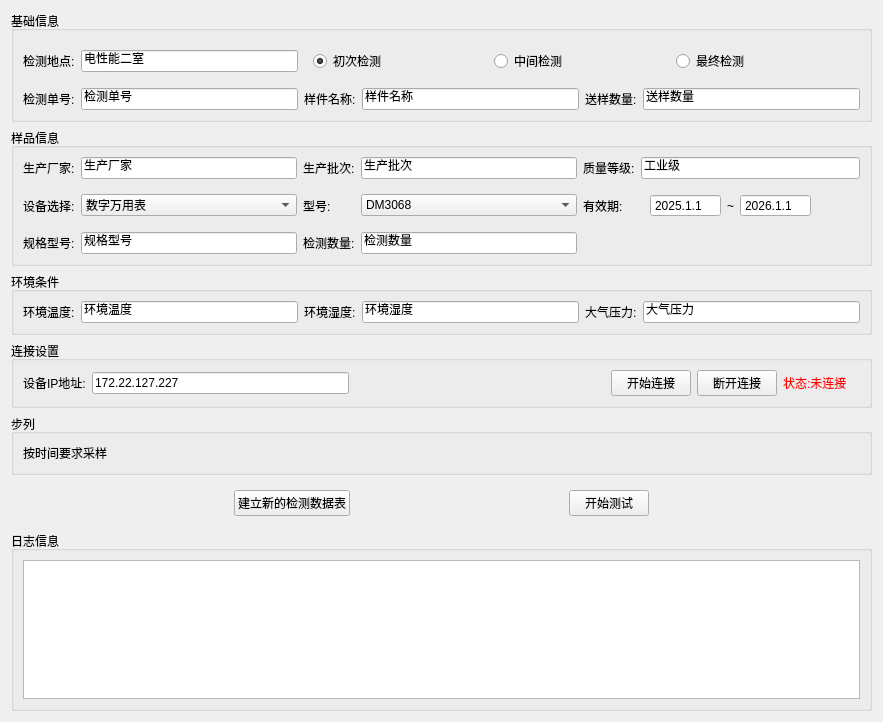
<?xml version="1.0" encoding="UTF-8"?>
<ui version="4.0">
 <class>R</class>
 <widget class="QWidget" name="R">
  <property name="geometry">
   <rect>
    <x>0</x>
    <y>0</y>
    <width>883</width>
    <height>722</height>
   </rect>
  </property>
  <property name="windowTitle">
   <string>检测信息录入</string>
  </property>
  <layout class="QVBoxLayout" name="verticalLayout">
   <item>
    <widget class="QGroupBox" name="groupBox">
     <property name="title">
      <string>基础信息</string>
     </property>
     <layout class="QGridLayout" name="gridLayout">
      <item row="0" column="0">
       <widget class="QLabel" name="labelLocation">
        <property name="text">
         <string>检测地点:</string>
        </property>
       </widget>
      </item>
      <item row="0" column="1">
       <widget class="QLineEdit" name="lineEditLocation">
        <property name="text">
         <string>电性能二室</string>
        </property>
       </widget>
      </item>
      <item row="1" column="0">
       <widget class="QLabel" name="label">
        <property name="text">
         <string>检测单号:</string>
        </property>
       </widget>
      </item>
      <item row="1" column="1">
       <widget class="QLineEdit" name="lineEditOrder">
        <property name="text">
         <string>检测单号</string>
        </property>
       </widget>
      </item>
      <item row="1" column="2">
       <widget class="QLabel" name="label_2">
        <property name="text">
         <string>样件名称:</string>
        </property>
       </widget>
      </item>
      <item row="1" column="3">
       <widget class="QLineEdit" name="lineEditName">
        <property name="text">
         <string>样件名称</string>
        </property>
       </widget>
      </item>
      <item row="1" column="4">
       <widget class="QLabel" name="label_3">
        <property name="text">
         <string>送样数量:</string>
        </property>
       </widget>
      </item>
      <item row="1" column="5">
       <widget class="QLineEdit" name="lineEditNumber1">
        <property name="text">
         <string>送样数量</string>
        </property>
       </widget>
      </item>
      <item row="0" column="2" colspan="4">
       <widget class="QWidget" name="widget" native="true">
        <layout class="QHBoxLayout" name="horizontalLayout">
         <item>
          <widget class="QRadioButton" name="radioButtonFirst">
           <property name="text">
            <string>初次检测</string>
           </property>
           <property name="checked">
            <bool>true</bool>
           </property>
          </widget>
         </item>
         <item>
          <widget class="QRadioButton" name="radioButtonMiddle">
           <property name="text">
            <string>中间检测</string>
           </property>
          </widget>
         </item>
         <item>
          <widget class="QRadioButton" name="radioButtonFinally">
           <property name="text">
            <string>最终检测</string>
           </property>
          </widget>
         </item>
        </layout>
       </widget>
      </item>
     </layout>
    </widget>
   </item>
   <item>
    <widget class="QGroupBox" name="groupBox_2">
     <property name="title">
      <string>样品信息</string>
     </property>
     <layout class="QGridLayout" name="gridLayout_2">
      <item row="1" column="1">
       <widget class="QComboBox" name="comboBox">
        <item>
         <property name="text">
          <string>数字万用表</string>
         </property>
        </item>
       </widget>
      </item>
      <item row="0" column="0">
       <widget class="QLabel" name="label_7">
        <property name="text">
         <string>生产厂家:</string>
        </property>
       </widget>
      </item>
      <item row="0" column="2">
       <widget class="QLabel" name="label_4">
        <property name="text">
         <string>生产批次:</string>
        </property>
       </widget>
      </item>
      <item row="0" column="1">
       <widget class="QLineEdit" name="lineEditManufacturer">
        <property name="text">
         <string>生产厂家</string>
        </property>
       </widget>
      </item>
      <item row="1" column="3">
       <widget class="QComboBox" name="comboBox_2">
        <item>
         <property name="text">
          <string>DM3068</string>
         </property>
        </item>
        <item>
         <property name="text">
          <string>34461A</string>
         </property>
        </item>
       </widget>
      </item>
      <item row="0" column="3">
       <widget class="QLineEdit" name="lineEditBatch">
        <property name="text">
         <string>生产批次</string>
        </property>
       </widget>
      </item>
      <item row="0" column="4">
       <widget class="QLabel" name="label_8">
        <property name="text">
         <string>质量等级:</string>
        </property>
       </widget>
      </item>
      <item row="1" column="5">
       <widget class="QWidget" name="widget_2" native="true">
        <layout class="QHBoxLayout" name="horizontalLayout_3">
         <item>
          <widget class="QDateEdit" name="dateEditMin">
           <property name="buttonSymbols">
            <enum>QAbstractSpinBox::ButtonSymbols::NoButtons</enum>
           </property>
           <property name="displayFormat">
            <string>yyyy.M.d</string>
           </property>
           <property name="date">
            <date>
             <year>2025</year>
             <month>1</month>
             <day>1</day>
            </date>
           </property>
          </widget>
         </item>
         <item>
          <widget class="QLabel" name="label_16">
           <property name="text">
            <string>~</string>
           </property>
          </widget>
         </item>
         <item>
          <widget class="QDateEdit" name="dateEditMax">
           <property name="buttonSymbols">
            <enum>QAbstractSpinBox::ButtonSymbols::NoButtons</enum>
           </property>
           <property name="displayFormat">
            <string>yyyy.M.d</string>
           </property>
           <property name="date">
            <date>
             <year>2026</year>
             <month>1</month>
             <day>1</day>
            </date>
           </property>
          </widget>
         </item>
         <item>
          <spacer name="horizontalSpacer_6">
           <property name="orientation">
            <enum>Qt::Orientation::Horizontal</enum>
           </property>
           <property name="sizeHint" stdset="0">
            <size>
             <width>40</width>
             <height>20</height>
            </size>
           </property>
          </spacer>
         </item>
        </layout>
       </widget>
      </item>
      <item row="1" column="0">
       <widget class="QLabel" name="label_11">
        <property name="text">
         <string>设备选择:</string>
        </property>
       </widget>
      </item>
      <item row="0" column="5">
       <widget class="QLineEdit" name="lineEditQualityLevel">
        <property name="text">
         <string>工业级</string>
        </property>
       </widget>
      </item>
      <item row="1" column="2">
       <widget class="QLabel" name="label_12">
        <property name="text">
         <string>型号:</string>
        </property>
       </widget>
      </item>
      <item row="1" column="4">
       <widget class="QLabel" name="label_13">
        <property name="text">
         <string>有效期:</string>
        </property>
       </widget>
      </item>
      <item row="2" column="0">
       <widget class="QLabel" name="label_5">
        <property name="text">
         <string>规格型号:</string>
        </property>
       </widget>
      </item>
      <item row="2" column="1">
       <widget class="QLineEdit" name="lineEditSpecification">
        <property name="text">
         <string>规格型号</string>
        </property>
       </widget>
      </item>
      <item row="2" column="2">
       <widget class="QLabel" name="label_5_2">
        <property name="text">
         <string>检测数量:</string>
        </property>
       </widget>
      </item>
      <item row="2" column="3">
       <widget class="QLineEdit" name="lineEditNumber2">
        <property name="text">
         <string>检测数量</string>
        </property>
       </widget>
      </item>
     </layout>
    </widget>
   </item>
   <item>
    <widget class="QGroupBox" name="groupBox_3">
     <property name="title">
      <string>环境条件</string>
     </property>
     <layout class="QGridLayout" name="gridLayout_3">
      <item row="0" column="4">
       <widget class="QLabel" name="label_10">
        <property name="text">
         <string>大气压力:</string>
        </property>
       </widget>
      </item>
      <item row="0" column="2">
       <widget class="QLabel" name="label_6">
        <property name="text">
         <string>环境湿度:</string>
        </property>
       </widget>
      </item>
      <item row="0" column="5">
       <widget class="QLineEdit" name="lineEditPressure">
        <property name="text">
         <string>大气压力</string>
        </property>
       </widget>
      </item>
      <item row="0" column="1">
       <widget class="QLineEdit" name="lineEditTemperature">
        <property name="text">
         <string>环境温度</string>
        </property>
       </widget>
      </item>
      <item row="0" column="0">
       <widget class="QLabel" name="label_9">
        <property name="text">
         <string>环境温度:</string>
        </property>
       </widget>
      </item>
      <item row="0" column="3">
       <widget class="QLineEdit" name="lineEditHumidity">
        <property name="text">
         <string>环境湿度</string>
        </property>
       </widget>
      </item>
     </layout>
    </widget>
   </item>
   <item>
    <widget class="QGroupBox" name="groupBox_6">
     <property name="title">
      <string>连接设置</string>
     </property>
     <layout class="QHBoxLayout" name="horizontalLayout_4">
      <item>
       <widget class="QLabel" name="label_15">
        <property name="text">
         <string>设备IP地址:</string>
        </property>
       </widget>
      </item>
      <item>
       <widget class="QLineEdit" name="ipEdit">
        <property name="text">
         <string>172.22.127.227</string>
        </property>
       </widget>
      </item>
      <item>
       <spacer name="horizontalSpacer_2">
        <property name="orientation">
         <enum>Qt::Orientation::Horizontal</enum>
        </property>
        <property name="sizeHint" stdset="0">
         <size>
          <width>40</width>
          <height>20</height>
         </size>
        </property>
       </spacer>
      </item>
      <item>
       <widget class="QPushButton" name="connectButton">
        <property name="text">
         <string>开始连接</string>
        </property>
       </widget>
      </item>
      <item>
       <widget class="QPushButton" name="disConnectButton">
        <property name="text">
         <string>断开连接</string>
        </property>
       </widget>
      </item>
      <item>
       <widget class="QLabel" name="connectionLabel">
        <property name="styleSheet">
         <string notr="true">color: rgb(255, 0, 0);</string>
        </property>
        <property name="text">
         <string>状态:未连接</string>
        </property>
        <property name="textFormat">
         <enum>Qt::TextFormat::AutoText</enum>
        </property>
       </widget>
      </item>
      <item>
       <widget class="QLabel" name="label_17">
        <property name="text">
         <string/>
        </property>
       </widget>
      </item>
     </layout>
    </widget>
   </item>
   <item>
    <widget class="QGroupBox" name="groupBox_4">
     <property name="title">
      <string>步列</string>
     </property>
     <layout class="QHBoxLayout" name="horizontalLayout_2">
      <item>
       <widget class="QLabel" name="label_14">
        <property name="text">
         <string>按时间要求采样</string>
        </property>
       </widget>
      </item>
      <item>
       <spacer name="horizontalSpacer">
        <property name="orientation">
         <enum>Qt::Orientation::Horizontal</enum>
        </property>
        <property name="sizeHint" stdset="0">
         <size>
          <width>40</width>
          <height>20</height>
         </size>
        </property>
       </spacer>
      </item>
     </layout>
    </widget>
   </item>
   <item>
    <widget class="QWidget" name="widget_3" native="true">
     <layout class="QHBoxLayout" name="horizontalLayout_5">
      <item>
       <spacer name="horizontalSpacer_3">
        <property name="orientation">
         <enum>Qt::Orientation::Horizontal</enum>
        </property>
        <property name="sizeHint" stdset="0">
         <size>
          <width>40</width>
          <height>20</height>
         </size>
        </property>
       </spacer>
      </item>
      <item>
       <widget class="QPushButton" name="pushButton_Excel">
        <property name="text">
         <string>建立新的检测数据表</string>
        </property>
       </widget>
      </item>
      <item>
       <spacer name="horizontalSpacer_5">
        <property name="orientation">
         <enum>Qt::Orientation::Horizontal</enum>
        </property>
        <property name="sizeHint" stdset="0">
         <size>
          <width>40</width>
          <height>20</height>
         </size>
        </property>
       </spacer>
      </item>
      <item>
       <widget class="QPushButton" name="pushButton">
        <property name="text">
         <string>开始测试</string>
        </property>
       </widget>
      </item>
      <item>
       <spacer name="horizontalSpacer_4">
        <property name="orientation">
         <enum>Qt::Orientation::Horizontal</enum>
        </property>
        <property name="sizeHint" stdset="0">
         <size>
          <width>40</width>
          <height>20</height>
         </size>
        </property>
       </spacer>
      </item>
     </layout>
    </widget>
   </item>
   <item>
    <widget class="QGroupBox" name="groupBox_5">
     <property name="title">
      <string>日志信息</string>
     </property>
     <layout class="QVBoxLayout" name="verticalLayout_2">
      <item>
       <widget class="QTextEdit" name="logMessageEdit"/>
      </item>
     </layout>
    </widget>
   </item>
  </layout>
 </widget>
 <resources/>
 <connections/>
</ui>
